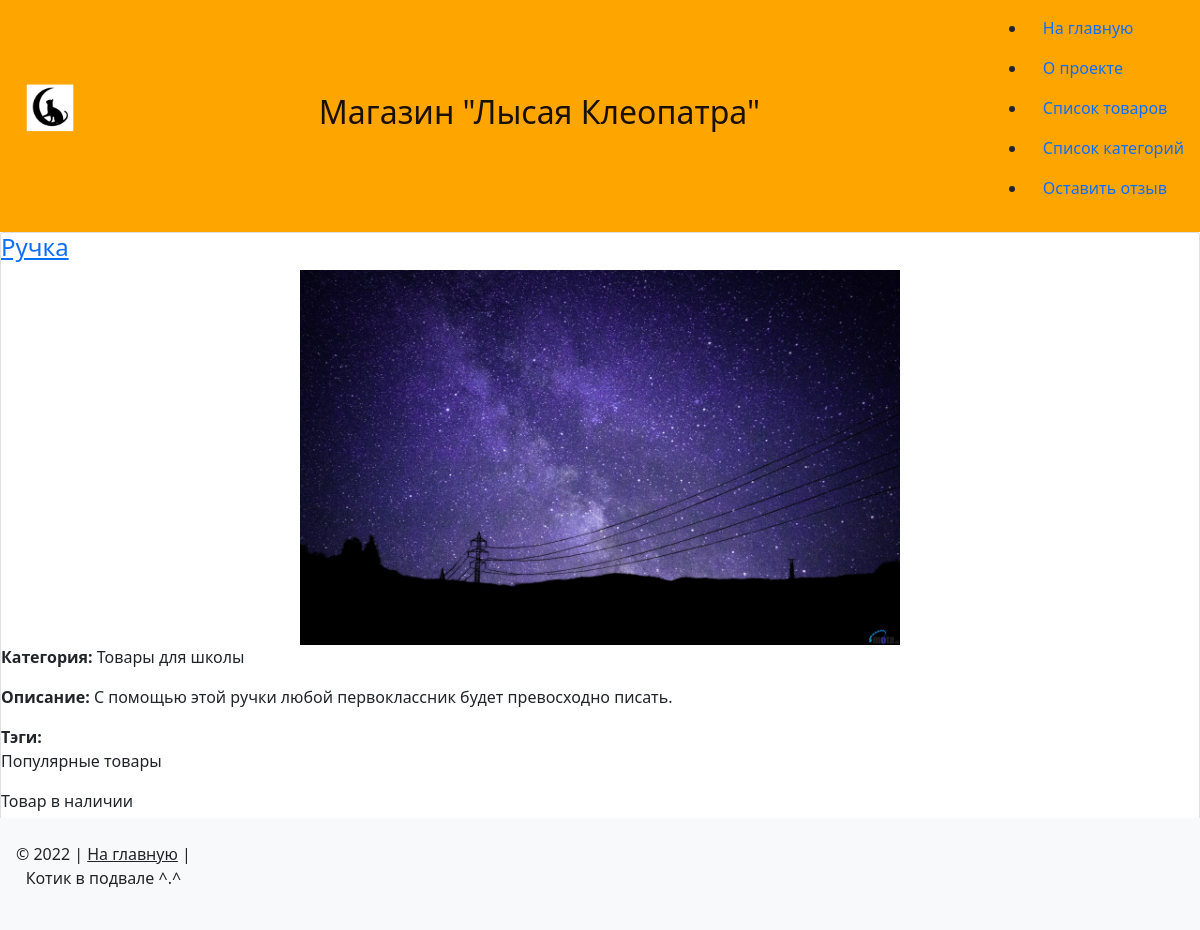
Screenshot of /catalog/5/ with the database file from the repository.
### catalog/models.py (models this page shows, shortened)
class Item(PublishedBaseModel):
    objects = ItemManager()
    name = models.CharField('название товара',
                            max_length=150,
                            help_text='Максимум 150 символов',
                            default='Здесь должно быть название')
    text = models.TextField(verbose_name='Описание',
                            default='',
                            validators=[validate_perfect('роскошно',
                                                         'превосходно')],
                            help_text=('Обязательно используйте слово роскошно'
                                       ' или превосходно!'))
    category = models.ForeignKey(Category,
                                 on_delete=models.CASCADE,
                                 verbose_name='категория')
    tags = models.ManyToManyField(Tag,
                                  verbose_name='тэги')
    is_on_main = models.BooleanField('показывать на главной', default=False)
    class Meta:
        verbose_name = 'товар'
        verbose_name_plural = 'товары'
        default_related_name = 'items'
    def __str__(self):
        return self.name
    def main_image_tmb(self):
        if self.main_image:
            return mark_safe(
                f'<img src="{self.main_image.get_small_img.url}">'
            )
        return 'Нет изображения'
    main_image_tmb.short_description = 'превью'
    main_image_tmb.allow_tags = True
    def get_absolute_url(self):
        return reverse('catalog:detail', kwargs={'pk': self.pk})

class MainImage(ImageBaseModel):
    item = models.OneToOneField(Item, on_delete=models.CASCADE,
                                verbose_name='товар', null=True)
    class Meta:
        verbose_name = 'главное изображение'
        verbose_name_plural = 'главные изображения'
        default_related_name = 'main_image'
    def image_tmb_small(self):
        if self.image:
            return mark_safe(
                f'<img src="{self.get_small_img.url}">'
            )
        return 'Нет изображения'
    image_tmb_small.short_description = 'превью'
    image_tmb_small.allow_tags = True
    def image_tmb(self):
        if self.image:
            return mark_safe(
                f'<img src="{self.get_img.url}">'
            )
        return 'Нет изображения'
    image_tmb.short_description = 'главное фото'
    image_tmb.allow_tags = True
    def __str__(self):
        return f'Главное изображение для {self.item}'

class Category(PublishedBaseModel, SlugBaseModel):
    objects = CategoryManager()
    name = models.CharField('название категории',
                            max_length=150,
                            help_text='Максимум 150 символов',
                            default='Здесь должно быть название', unique=True)
    weight = models.SmallIntegerField('вес',
                                      default=100,
                                      help_text='Целое число x, 0 < x < 32767',
                                      validators=[MinValueValidator(1),
                                                  MaxValueValidator(32766)])
    class Meta:
        verbose_name = 'категория'
        verbose_name_plural = 'категории'

class Tag(PublishedBaseModel, SlugBaseModel):
    name = models.CharField('название тэга',
                            max_length=150,
                            help_text='Максимум 150 символов',
                            default='Здесь должно быть название', unique=True)
    class Meta:
        verbose_name = 'тэг'
        verbose_name_plural = 'тэги'
        default_related_name = 'tags'

### catalog/views.py (the view)
# urls.py: re_path(r'^(?P<pk>[1-9]\d*)/$', views.ItemView.as_view(), name='detail'),
class ItemView(DetailView):
    model = Item
    template_name = 'catalog/item_detail.html'
    context_object_name = 'item'
    def get_queryset(self):
        return Item.objects.published()
    def get_context_data(self, **kwargs):
        data = super().get_context_data(**kwargs)
        item_pk = self.kwargs['pk']
        data['image'] = (MainImage.objects.filter(item_id=item_pk)
                                          .first())
        print(data['image'])
        return data

### catalog/models.py (called while the page is built)
    def published(self):
        return (
            self.get_queryset()
                .filter(is_published=True, category__is_published=True)
                .select_related('category')
                .prefetch_related(Prefetch
                                  ('tags',
                                   queryset=Tag.objects
                                               .all()
                                               .filter(is_published=True)))
                .only('name', 'text', 'category__name')
        )

### templates/catalog/item_detail.html
{% extends "base.html" %}
{% block content %}
    {% include "catalog/includes/item_card.html"%}
{% endblock %}

### templates/catalog/includes/item_card.html
<div class="card">
    <h4 class="card-title"><a href="{{ item.get_absolute_url }}">{{ item.name }}</a></h4>
    {% with request.resolver_match.view_name as view_name %}
        {% if view_name == "catalog:detail"%}
            {% if image %}
                <img class="mx-auto d-block" src="../../media/{{image.image}}" alt="photo" width="600">
            {% endif %}
        {% endif %}
        {% if view_name != "catalog:list"%}<p><b>Категория:</b> {{item.category.name}}</p>{% endif %}
        <p><b>Описание: </b>{% if view_name != "catalog:detail" %}{{item.text | truncatewords_html:10}}{% else %}{{item.text}}{% endif %}</p>
        <div><b>Тэги:</b>
        {% for tag in item.tags.all %}
            <p>{{ tag.name }}</p>
        {% endfor %}
        </div>
    {% endwith %}
</div>

### templates/base.html (style rules this page uses)
body { padding-bottom: 100px; }

### rows the page displays
Item: name "Ручка", category.name "Товары для школы", text "С помощью этой ручки любой первоклассник будет превосходно писать."
MainImage: image (picture)
Tag: name "Популярные товары"
Tag: name "Товар в наличии"
